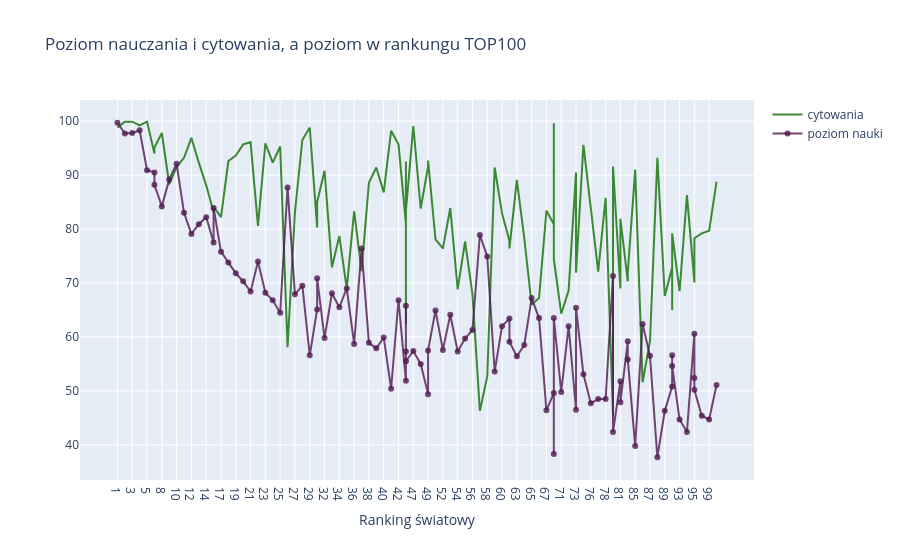

Write notebook code for a chart like this one.
### Code cell
# przygotowanie danych
times_data_first100 = times_data.iloc[:100, :].copy()

# 1 wizualizacja
trace1 = go.Scatter(
    x = times_data_first100['world_rank'],
    y = times_data_first100['citations'],
    mode = 'lines',
    name = 'cytowania',
    marker = dict(color = 'rgba(16, 112, 2, 0.8)'),
    text = times_data_first100['university_name']
)

# 2 wizualizacja
trace2 = go.Scatter(
    x = times_data_first100['world_rank'],
    y = times_data_first100['teaching'],
    mode = 'lines+markers',
    name = 'poziom nauki',
    marker = dict(color = 'rgba(80, 26, 80, 0.8)'),
    text = times_data_first100['university_name']
)

data = [trace1, trace2]

layout = dict(title = 'Poziom nauczania i cytowania, a poziom w rankungu TOP100',
              xaxis = dict(title = 'Ranking światowy', ticklen = 5, zeroline = False))

fig = dict(data = data, layout = layout)
iplot(fig)

### Figure 1 — Plotly figure (JSON) as saved in the notebook; plotly's stock layout.template omitted (floating-point values rounded to 4 significant figures)
{"data": [{"marker": {"color": "rgba(16, 112, 2, 0.8)"}, "mode": "lines", "name": "cytowania", "text": ["Harvard University", "California Institute of Technology", "Massachusetts Institute of Technology", "Stanford University", "Princeton University", "University of Cambridge", "University of Oxford", "University of California, Berkeley", "Imperial College London", "Yale University", "University of California, Los Angeles", "University of Chicago", "Johns Hopkins University", "Cornell University", "ETH Zurich – Swiss Federal Institute of Technology Zurich", "University of Michigan", "University of Toronto", "Columbia University", "University of Pennsylvania", "Carnegie Mellon University", "University of Hong Kong", "University College London", "University of Washington", "Duke University", "Northwestern University", "University of Tokyo", "Georgia Institute of Technology", "Pohang University of Science and Technology", "University of California, Santa Barbara", "University of British Columbia", "University of North Carolina at Chapel Hill", "University of California, San Diego", "University of Illinois at Urbana-Champaign", "National University of Singapore", "McGill University", "University of Melbourne", "Peking University", "Washington University in St Louis", "École Polytechnique", "University of Edinburgh", "Hong Kong University of Science and Technology", "École Normale Supérieure", "Australian National University", "Karolinska Institute", "University of Göttingen", "University of Wisconsin", "Rice University", "École Polytechnique Fédérale de Lausanne", "University of California, Irvine", "University of Science and Technology of China", "Vanderbilt University", "University of Minnesota", "Tufts University", "University of California, Davis", "Brown University", "University of Massachusetts", "Kyoto University", "Tsinghua University", "Boston University", "New York University", "Emory University", "LMU Munich", "University of Notre Dame", "University of Pittsburgh", "Case Western Reserve University", "Ohio State University", "University of Colorado Boulder", "University of Bristol", "University of California, Santa Cruz", "Yeshiva University", "University of Sydney", "University of Virginia", "University of Adelaide", "University of Southern California", "William & Mary", "Trinity College Dublin", "King’s College London", "Stony Brook University", "Korea Advanced Institute of Science and Technology (KAIST)", "University of Sussex", "The University of Queensland", "University of York", "Heidelberg University", "University of Utah", "Durham University", "London School of Economics and Political Science", "University of Manchester", "Royal Holloway, University of London", "Lund University", "University of Southampton", "University of Zurich", "Wake Forest University", "McMaster University", "University College Dublin", "George Washington University", "University of Arizona", "University of Basel", "University of Maryland, College Park", "Dartmouth College", "École Normale Supérieure de Lyon"], "type": "scatter", "x": ["1", "2", "3", "4", "5", "6", "6", "8", "9", "10", "11", "12", "13", "14", "15", "15", "17", "18", "19", "20", "21", "22", "23", "24", "25", "26", "27", "28", "29", "30", "30", "32", "33", "34", "35", "36", "37", "38", "39", "40", "41", "42", "43", "43", "43", "43", "47", "48", "49", "49", "51", "52", "53", "54", "55", "56", "57", "58", "59", "60", "61", "61", "63", "64", "65", "66", "67", "68", "68", "68", "71", "72", "73", "73", "75", "76", "77", "78", "79", "79", "81", "81", "83", "83", "85", "86", "87", "88", "89", "90", "90", "90", "93", "94", "95", "95", "95", "98", "99", "100"], "y": [98.8, 99.9, 99.9, 99.2, 99.9, 94.0, 95.1, 97.8, 88.3, 91.5, 93.2, 96.9, 92.3, 88.1, 83.1, 84.1, 82.2, 92.6, 93.6, 95.7, 96.1, 80.6, 95.9, 92.3, 95.3, 58.1, 83.2, 96.5, 98.8, 80.3, 85.0, 90.8, 72.9, 78.7, 69.0, 83.3, 72.2, 88.6, 91.4, 86.8, 98.2, 95.7, 81.0, 62.3, 92.5, 83.4, 99.1, 83.8, 91.6, 92.7, 78.1, 76.4, 83.9, 68.8, 77.7, 67.9, 46.3, 52.7, 91.4, 82.9, 77.8, 76.4, 89.1, 78.3, 66.0, 67.2, 83.4, 80.9, 99.6, 74.4, 64.3, 68.6, 90.5, 71.9, 95.6, 84.4, 72.1, 85.8, 45.5, 91.6, 69.0, 81.9, 70.3, 72.0, 91.0, 51.6, 59.2, 93.2, 67.6, 72.9, 65.0, 79.2, 68.5, 86.3, 70.2, 70.1, 78.3, 79.2, 79.7, 88.8]}, {"marker": {"color": "rgba(80, 26, 80, 0.8)"}, "mode": "lines+markers", "name": "poziom nauki", "text": ["Harvard University", "California Institute of Technology", "Massachusetts Institute of Technology", "Stanford University", "Princeton University", "University of Cambridge", "University of Oxford", "University of California, Berkeley", "Imperial College London", "Yale University", "University of California, Los Angeles", "University of Chicago", "Johns Hopkins University", "Cornell University", "ETH Zurich – Swiss Federal Institute of Technology Zurich", "University of Michigan", "University of Toronto", "Columbia University", "University of Pennsylvania", "Carnegie Mellon University", "University of Hong Kong", "University College London", "University of Washington", "Duke University", "Northwestern University", "University of Tokyo", "Georgia Institute of Technology", "Pohang University of Science and Technology", "University of California, Santa Barbara", "University of British Columbia", "University of North Carolina at Chapel Hill", "University of California, San Diego", "University of Illinois at Urbana-Champaign", "National University of Singapore", "McGill University", "University of Melbourne", "Peking University", "Washington University in St Louis", "École Polytechnique", "University of Edinburgh", "Hong Kong University of Science and Technology", "École Normale Supérieure", "Australian National University", "Karolinska Institute", "University of Göttingen", "University of Wisconsin", "Rice University", "École Polytechnique Fédérale de Lausanne", "University of California, Irvine", "University of Science and Technology of China", "Vanderbilt University", "University of Minnesota", "Tufts University", "University of California, Davis", "Brown University", "University of Massachusetts", "Kyoto University", "Tsinghua University", "Boston University", "New York University", "Emory University", "LMU Munich", "University of Notre Dame", "University of Pittsburgh", "Case Western Reserve University", "Ohio State University", "University of Colorado Boulder", "University of Bristol", "University of California, Santa Cruz", "Yeshiva University", "University of Sydney", "University of Virginia", "University of Adelaide", "University of Southern California", "William & Mary", "Trinity College Dublin", "King’s College London", "Stony Brook University", "Korea Advanced Institute of Science and Technology (KAIST)", "University of Sussex", "The University of Queensland", "University of York", "Heidelberg University", "University of Utah", "Durham University", "London School of Economics and Political Science", "University of Manchester", "Royal Holloway, University of London", "Lund University", "University of Southampton", "University of Zurich", "Wake Forest University", "McMaster University", "University College Dublin", "George Washington University", "University of Arizona", "University of Basel", "University of Maryland, College Park", "Dartmouth College", "École Normale Supérieure de Lyon"], "type": "scatter", "x": ["1", "2", "3", "4", "5", "6", "6", "8", "9", "10", "11", "12", "13", "14", "15", "15", "17", "18", "19", "20", "21", "22", "23", "24", "25", "26", "27", "28", "29", "30", "30", "32", "33", "34", "35", "36", "37", "38", "39", "40", "41", "42", "43", "43", "43", "43", "47", "48", "49", "49", "51", "52", "53", "54", "55", "56", "57", "58", "59", "60", "61", "61", "63", "64", "65", "66", "67", "68", "68", "68", "71", "72", "73", "73", "75", "76", "77", "78", "79", "79", "81", "81", "83", "83", "85", "86", "87", "88", "89", "90", "90", "90", "93", "94", "95", "95", "95", "98", "99", "100"], "y": [99.7, 97.7, 97.8, 98.3, 90.9, 90.5, 88.2, 84.2, 89.2, 92.1, 83.0, 79.1, 80.9, 82.2, 77.5, 83.9, 75.8, 73.8, 71.8, 70.3, 68.4, 74.0, 68.2, 66.8, 64.5, 87.7, 67.9, 69.5, 56.6, 65.1, 70.9, 59.8, 68.1, 65.5, 69.0, 58.7, 76.4, 58.9, 57.9, 59.9, 50.4, 66.8, 51.9, 65.8, 57.3, 55.5, 57.4, 55.0, 49.4, 57.5, 64.9, 57.6, 64.1, 57.3, 59.7, 61.3, 78.9, 74.9, 53.6, 62.0, 63.4, 59.1, 56.4, 58.5, 67.2, 63.5, 46.4, 49.6, 38.3, 63.5, 49.8, 62.0, 46.5, 65.4, 53.1, 47.7, 48.5, 48.5, 71.3, 42.4, 51.8, 47.9, 59.2, 55.8, 39.8, 62.4, 56.5, 37.7, 46.3, 50.8, 56.6, 54.6, 44.7, 42.4, 60.6, 52.4, 50.2, 45.4, 44.7, 51.1]}], "layout": {"title": {"text": "Poziom nauczania i cytowania, a poziom w rankungu TOP100"}, "xaxis": {"ticklen": 5, "title": {"text": "Ranking światowy"}, "zeroline": false}}}
